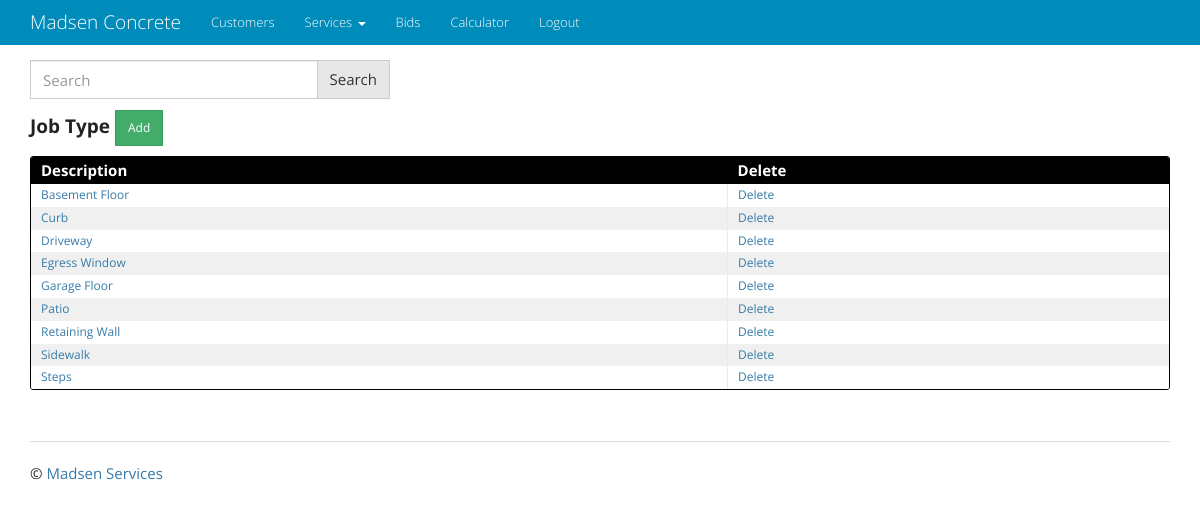
/job_type/ (signed in), run on an earlier commit of the app's database.
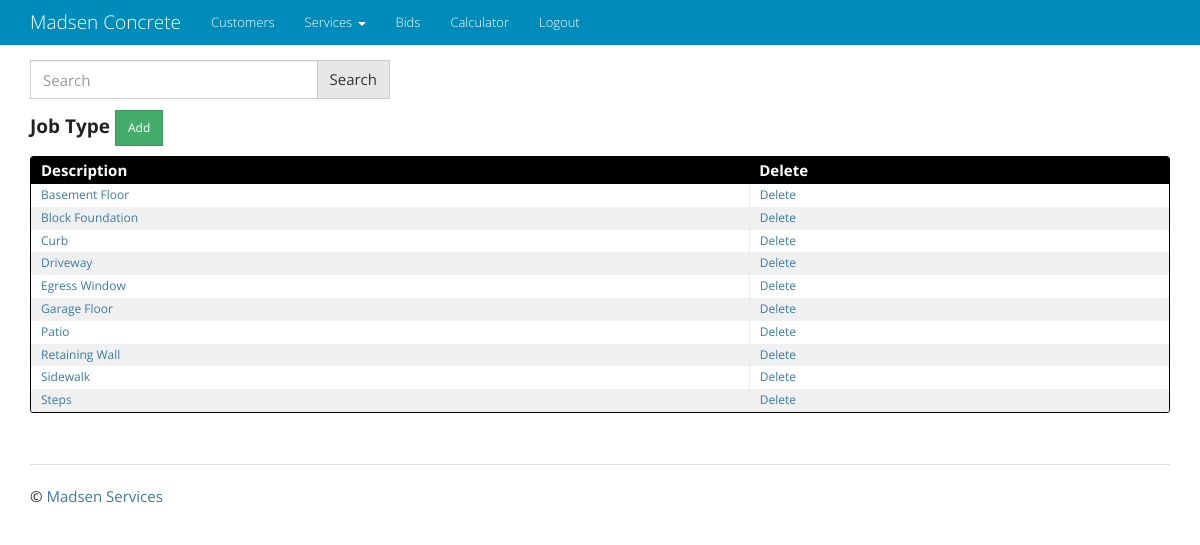
And on a later commit of the database.
### job_type/models.py (models this page shows, shortened)
class JobType(models.Model):
    description = models.CharField(max_length=50, unique=True)
    class Meta:
        ordering = ['description']

### job_type/views.py (the view)
class JobTypeList(LoginRequiredMixin, ListView):
    model = JobType
    def get_queryset(self):
        queryset_list = JobType.objects.order_by('description')
        query = self.request.GET.get('q')
        if query:
            queryset_list = queryset_list.filter(
                Q(description__icontains=query)
               ).distinct()
        return queryset_list

### templates/job_type/jobtype_list.html
{% extends "base.html" %}
{% block content %}
{% include 'q_search_form.html' %}
<h4 class="entries">
  <h4><strong>Job Type </strong><a href="{% url 'job_type_app:job_type_create' %}" class="btn btn-sm btn-success" role="button">Add</a></h4>
  <div class="datagrid">
    <table>
      <thead>
        <tr>
          <th><strong>Description</strong></th>
          <th><strong>Delete</strong></th>
        </tr>
      </thead>
      {% for job_type in object_list %}
          <tr style="{% cycle 'background: white' 'background: #F0F0F0' %}">
              <td><a href="{% url 'job_type_app:job_type_update' pk=job_type.pk %}">{{ job_type.description }}</a></td>
              <td><a href="{% url 'job_type_app:job_type_delete' pk=job_type.pk %}">Delete</a></td>
          </tr>
      {% endfor %}
    </table>
</div>
{% endblock %}

What changed in the data, as far as the page shows it:
added JobType: description "Block Foundation"
